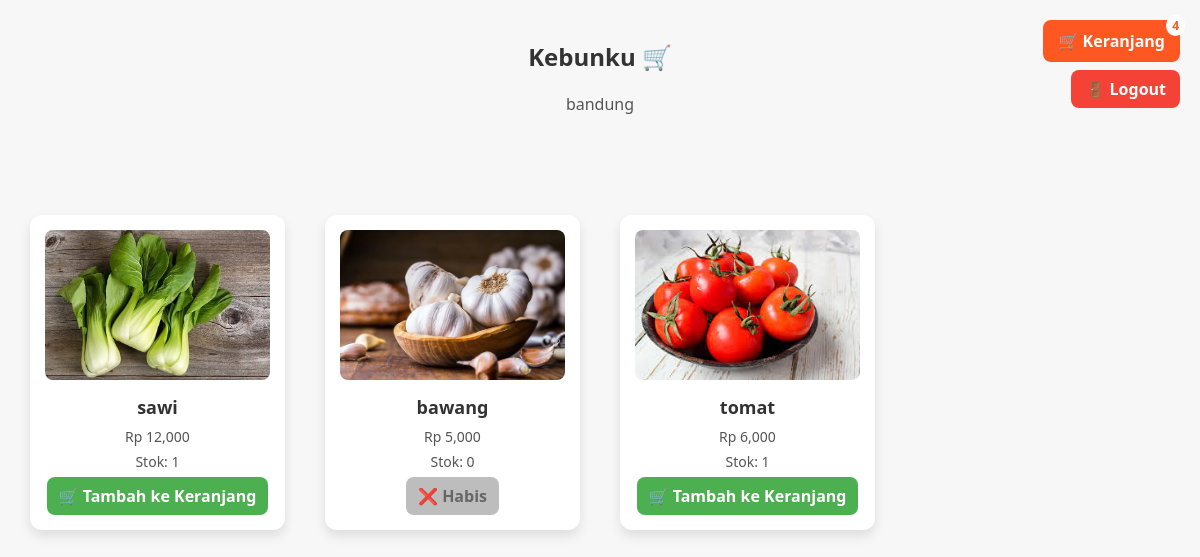
The app's page /toko.php?id=2 (signed in) with its own data.
### tables this page shows
CREATE TABLE `toko` (
  `id` int(11) NOT NULL,
  `user_id` int(11) DEFAULT NULL,
  `nama_toko` varchar(100) DEFAULT NULL,
  `lokasi` varchar(100) DEFAULT NULL,
  `deskripsi` text DEFAULT NULL,
  `foto` varchar(100) DEFAULT NULL
);

CREATE TABLE `produk` (
  `id` int(11) NOT NULL,
  `nama_produk` varchar(100) DEFAULT NULL,
  `harga` int(11) DEFAULT NULL,
  `stok` int(11) DEFAULT NULL,
  `penjual_id` int(11) DEFAULT NULL,
  `stock` int(11) DEFAULT 0,
  `status` enum('aktif','hapus') DEFAULT 'aktif',
  `gambar` varchar(100) DEFAULT NULL
);

### toko.php (the view, shortened to what this page needs)
<?php
include '../config/db.php';
$user_id = $_SESSION['user']['id'];
$toko_id = intval($_GET['id']);
$toko_query = mysqli_query($conn, "SELECT * FROM toko WHERE user_id=$toko_id");
$toko = mysqli_fetch_assoc($toko_query);
$produk_query = mysqli_query($conn, "SELECT * FROM produk WHERE penjual_id=$toko_id AND status='aktif'");
$cart_query = mysqli_query($conn, "
SELECT COALESCE(SUM(qty),0) AS total
FROM cart
WHERE pembeli_id = $user_id
");
$cart_count = mysqli_fetch_assoc($cart_query)['total'];
?>
<!DOCTYPE html>
<html lang="id">
<head>
<link rel="stylesheet" href="../assets/css/style.css">
</head>
<body>
<h2><?= htmlspecialchars($toko['nama_toko']) ?> 🛒</h2>
<p style="text-align:center; color:#555;"><?= htmlspecialchars($toko['lokasi']) ?></p>
<a href="cart.php" class="cart-link">
  🛒 Keranjang
  <span class="cart-count"><?= $cart_count ?></span>
</a>
<a href="../auth/logout.php" class="logout-link" onclick="return confirm('Yakin mau logout?')">
  🚪 Logout
</a>
<div class="grid">
<?php while($p = mysqli_fetch_assoc($produk_query)) { ?>
  <div class="card">
    <img src="../assets/img/<?= htmlspecialchars($p['gambar']) ?>" alt="<?= htmlspecialchars($p['nama_produk']) ?>">
    <h3><?= htmlspecialchars($p['nama_produk']) ?></h3>
    <p>Rp <?= number_format($p['harga']) ?></p>
    <p>Stok: <?= $p['stok'] ?></p>
    <?php if($p['stok'] > 0) { ?>
      <a href="add_cart.php?id=<?= $p['id'] ?>" class="btn" onclick="addToCart(event,'<?= htmlspecialchars($p['nama_produk']) ?>')">
        🛒 Tambah ke Keranjang
      </a>
    <?php } else { ?>
      <span class="btn btn-disabled">❌ Habis</span>
    <?php } ?>
  </div>
<?php } ?>
</div>
</body>
</html>

### style.css (style rules this page uses)
body { font-family:Arial; background:#e8f5e9; padding:20px; }
.card { background:#fff; padding:20px; border-radius:12px; box-shadow:0 4px 10px rgba(0,0,0,.1); margin:auto; max-width:400px; }
.grid { display:grid; grid-template-columns:repeat(auto-fill,minmax(200px,1fr)); gap:15px; margin-top:20px; }
.btn { display:inline-block; padding:10px 15px; background:#388e3c; color:#fff; border-radius:8px; text-decoration:none; }
.cart-link { display: inline-block; background: #ff5722; color: #fff; padding: 10px 15px; border-radius: 8px; text-decoration: none; margin-bottom: 20px; font-weight: bold; transition: background 0.3s; }

### toko.php (style rules this page uses)
body { font-family: 'Segoe UI', sans-serif; background: #f7f7f7; margin:0; padding:20px; }
h2 { text-align:center; color:#333; margin-bottom:20px; }
.cart-link { display: inline-block; background: #ff5722; color: #fff; padding: 10px 15px; border-radius: 8px; text-decoration: none; font-weight: bold; transition: background 0.3s; position: fixed; top: 20px; right: 20px; z-index: 1000; }
.cart-count { background: #fff; color: #ff5722; font-weight: bold; padding: 2px 6px; border-radius: 50%; font-size: 12px; position: absolute; top: -5px; right: -5px; }
.logout-link { position: fixed; top: 70px; right: 20px; background: #f44336; color: white; padding: 8px 14px; border-radius: 8px; text-decoration: none; font-weight: bold; transition: background 0.3s; z-index: 1000; }
.grid { display: grid; grid-template-columns: repeat(auto-fill, minmax(220px, 1fr)); gap: 20px; margin-top: 100px; }
.card { background: #fff; border-radius: 12px; box-shadow: 0 6px 12px rgba(0,0,0,0.1); padding: 15px; text-align: center; transition: transform 0.3s, box-shadow 0.3s; }
.card img { width: 100%; height: 150px; object-fit: cover; border-radius: 8px; margin-bottom: 10px; }
.card h3 { margin:0 0 8px; font-size:18px; color:#333; }
.card p { margin:0 0 6px; color:#555; font-size:14px; }
.btn { display: inline-block; background: #4caf50; color: white; padding: 8px 12px; border-radius: 8px; text-decoration: none; font-weight: bold; transition: background 0.3s, transform 0.2s; }
.btn-disabled { background: #bdbdbd; color: #666; cursor: not-allowed; pointer-events: none; }

### records on screen
toko: nama_toko "Kebunku", lokasi "bandung"
produk: gambar+nama_produk (picture), nama_produk "sawi", harga "12,000", stok "1"
produk: gambar (picture), nama_produk "bawang", harga "5,000", stok "0", shows "❌ Habis"
produk: gambar (picture), nama_produk "tomat", harga "6,000", stok "1"

### other values on screen
$cart_count "4"
